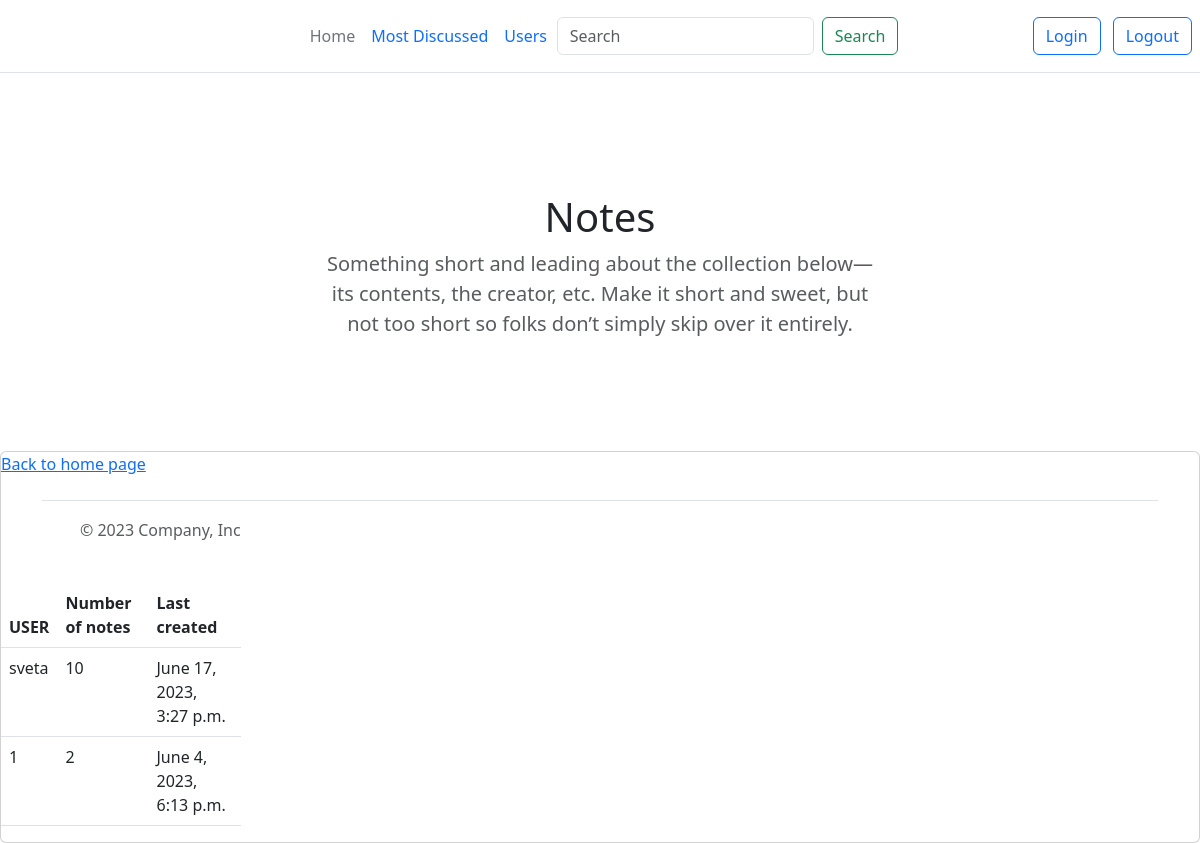
The app's page /users/, older data.
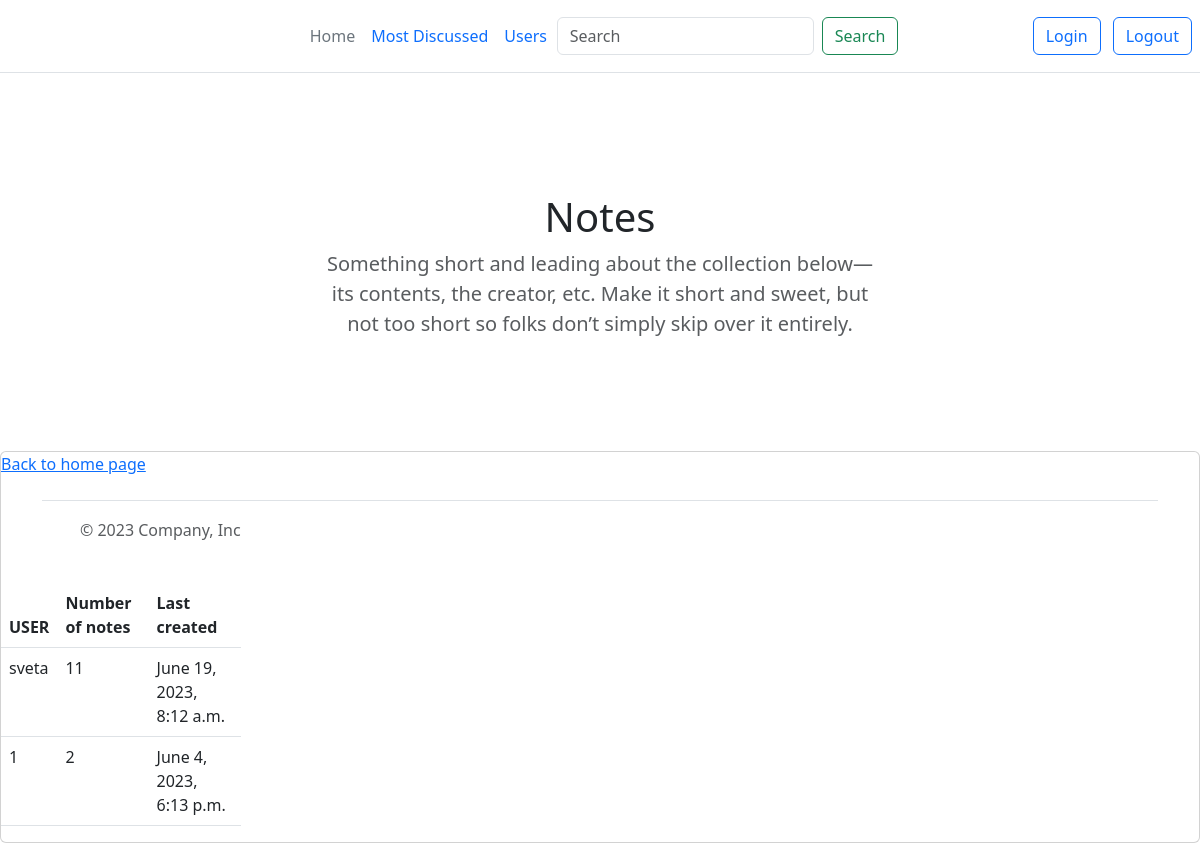
The same page, newer data.
### user/models.py (models this page shows)
class User(AbstractUser):
    phone = models.CharField(max_length=20, null=True)
    address = models.CharField(max_length=250, null=True)
    avatar = models.ImageField("Аватар пользователя", upload_to="C:/Project/Board1/Board1/media/",
                               default="C:/Project/Board1/Board1/media/unAuth.jpg", blank=True, null=True)
    class Meta:
        db_table = "user"

### todolist/cls_views.py (the view)
# urls.py: path('users/', cls_views.ListUser.as_view(), name="users"),
class ListUser(View):
    @staticmethod
    def get_queryset():
        qs = User.objects.annotate(posts_count=Count('posts')).annotate(last_post=Max('posts__created')).order_by('-posts_count', '-last_post')
        return qs
    def get(self, request):
        users = self.get_queryset()
        return render(request, "todolist/list_user.html", {"users": users})

### templates/todolist/list_user.html (shortened to what this page needs)
{% extends "todolist/base.html" %}
{% block content %}
    <div class="card">
         <table class="table" style="width: 20%">
          <thead>
            <tr>
              <th scope="col">USER</th>
              <th scope="col">Number of notes</th>
              <th scope="col">Last created</th>
            </tr>
          </thead>
          {% for user in users %}
                {% if user.posts_count %}
                    <tr>
                      <td> {{user.username}} </td>
                      <td> {{ user.posts_count }} </td>
                      <td> {{ user.last_post }} </td>
                    </tr>
                {% endif %}
          {% endfor %}
          <a href='/'> Back to home page</a>
    </div>
{% endblock %}

### templates/todolist/base.html (shortened to what this page needs)
<!DOCTYPE html>
<html lang="en">
<head>
    <link href="https://cdn.jsdelivr.net/npm/bootstrap@5.3.0-alpha3/dist/css/bootstrap.min.css" rel="stylesheet">
</head>
<body>
{% include "header.html" %}
{% block content %}
{% endblock %}
{% include "footer.html" %}
</body>
</html>

### templates/header.html (shortened to what this page needs)
<header class="d-flex flex-wrap align-items-center justify-content-center justify-content-md-between py-3 mb-4 border-bottom">
      <div class="col-md-3 mb-2 mb-md-0">
        <a href="/" class="d-inline-flex link-body-emphasis text-decoration-none">
          <svg class="bi" width="40" height="32" role="img" aria-label="Bootstrap"><use xlink:href="#bootstrap"></use></svg>
        </a>
      </div>
      <ul class="nav col-12 col-md-auto mb-2 justify-content-center mb-md-0">
        <li><a href="/" class="nav-link px-2 link-secondary">Home</a></li>
        <li><a href="discussed/" class="nav-link px-2">Most Discussed</a></li>
        <li><a href="users/" class="nav-link px-2">Users</a></li>
      </ul>
        <form action="{% url 'home' %}" method="get" class="d-flex" role="search">
          <input class="form-control me-2" type="search" name="search_str" placeholder="Search" aria-label="Search">
          <button class="btn btn-outline-success" type="submit">Search</button>
        </form>
      <div class="col-md-3 text-end">
        <a href="/login" class="btn btn-outline-primary me-2">Login</a>
        <a href="/logged_out" class="btn btn-outline-primary me-2">Logout</a>
      </div>
</header>
<section class="py-5 text-center container">
    <div class="row py-lg-5">
      <div class="col-lg-6 col-md-8 mx-auto">
        <h1 class="fw-light">Notes</h1>
        <p class="lead text-body-secondary">Something short and leading about the collection below—its contents, the creator, etc. Make it short and sweet, but not too short so folks don’t simply skip over it entirely.</p>
      </div>
    </div>
</section>

### templates/footer.html
<div class="container">
      <footer class="d-flex flex-wrap justify-content-between align-items-center py-3 my-4 border-top">
        <div class="col-md-4 d-flex align-items-center">
          <a href="/" class="mb-3 me-2 mb-md-0 text-body-secondary text-decoration-none lh-1">
            <svg class="bi" width="30" height="24"><use xlink:href="#bootstrap"></use></svg>
          </a>
          <span class="mb-3 mb-md-0 text-body-secondary">© 2023 Company, Inc</span>
        </div>
        <ul class="nav col-md-4 justify-content-end list-unstyled d-flex">
          <li class="ms-3"><a class="text-body-secondary" href="#"><svg class="bi" width="24" height="24"><use xlink:href="#twitter"></use></svg></a></li>
          <li class="ms-3"><a class="text-body-secondary" href="#"><svg class="bi" width="24" height="24"><use xlink:href="#instagram"></use></svg></a></li>
          <li class="ms-3"><a class="text-body-secondary" href="#"><svg class="bi" width="24" height="24"><use xlink:href="#facebook"></use></svg></a></li>
        </ul>
      </footer>
</div>

Row changes from the older to the newer data that the page shows:
changed User "sveta": posts_count "10" → "11"; last_post "June 17, 2023, 3:27 p.m." → "June 19, 2023, 8:12 a.m."
